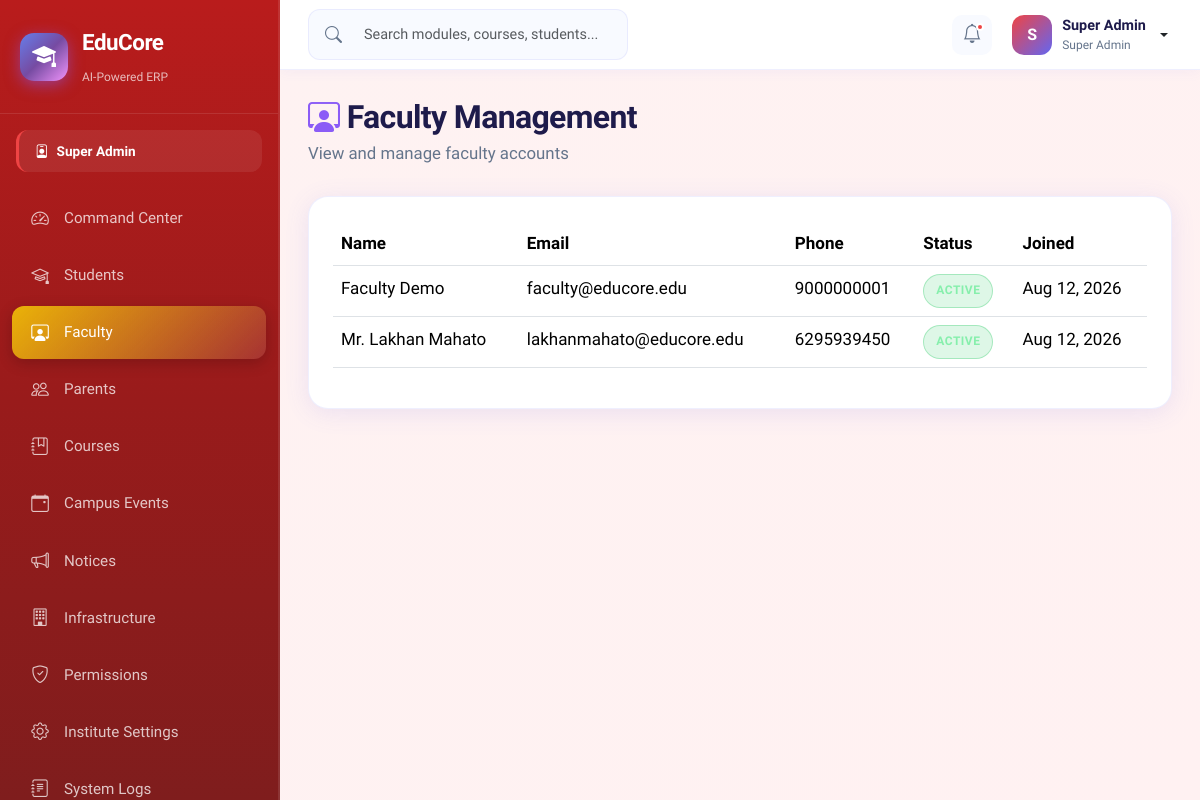
Before: /admin/userFaculty.php (signed in) with the older database file.
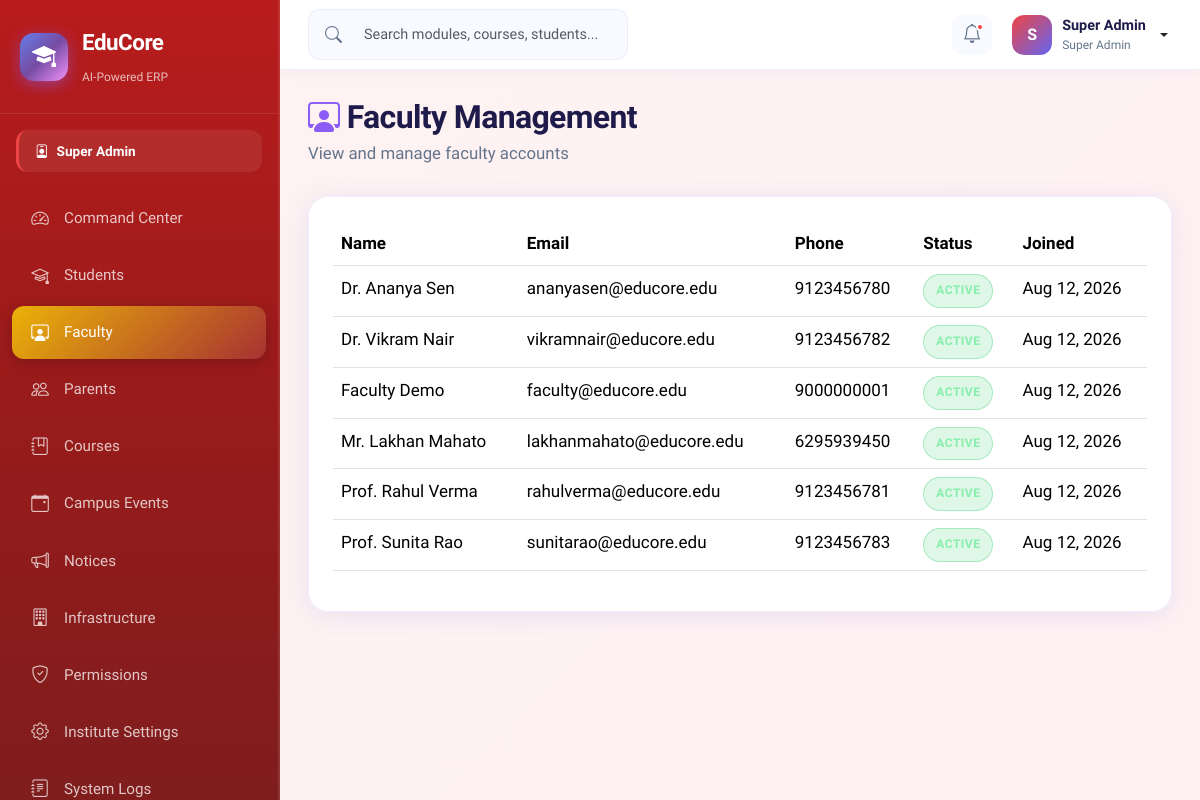
After: the same page with the newer database file.
### tables this page shows
CREATE TABLE IF NOT EXISTS users (
    id INT AUTO_INCREMENT PRIMARY KEY,
    full_name VARCHAR(120) NOT NULL,
    email VARCHAR(120) NOT NULL UNIQUE,
    password_hash VARCHAR(255) NOT NULL,
    phone VARCHAR(20),
    address TEXT,
    role ENUM('super_admin','faculty','student','parent','finance','librarian','tpo') NOT NULL DEFAULT 'student',
    parent_id INT DEFAULT NULL,
    photo VARCHAR(255) DEFAULT 'default.png',
    status ENUM('active','inactive','suspended') DEFAULT 'active',
    two_factor_secret VARCHAR(64) DEFAULT NULL,
    two_factor_enabled TINYINT(1) NOT NULL DEFAULT 0,
    reset_token_hash VARCHAR(255) DEFAULT NULL,
    reset_token_expires DATETIME DEFAULT NULL,
    created_at TIMESTAMP DEFAULT CURRENT_TIMESTAMP,
    FOREIGN KEY (parent_id) REFERENCES users(id) ON DELETE SET NULL
);

### includes/auth_check.php (called while the page is built, shortened)
<?php
function getCurrentUser(): ?array
{
    $db = getDB();
    $stmt = $db->prepare('SELECT id, full_name, email, role, photo FROM users WHERE id = ? AND status = "active"');
    $stmt->execute([$_SESSION['user_id']]);
    return $stmt->fetch() ?: null;
}
function getRoleLabel(string $role): string
{
    $labels = [
        'super_admin' => 'Super Admin',
        'faculty'     => 'Faculty',
        'student'     => 'Student',
        'parent'      => 'Parent',
        'finance'     => 'Finance Officer',
        'librarian'   => 'Librarian',
        'tpo'         => 'TPO',
    ];
    return $labels[$role] ?? ucfirst($role);
}
function getRoleColor(string $role): string
{
    $colors = [
        'super_admin' => '#ef4444',
        'faculty'     => '#8b5cf6',
        'student'     => '#06b6d4',
        'parent'      => '#10b981',
        'finance'     => '#f59e0b',
        'librarian'   => '#ec4899',
        'tpo'         => '#6366f1',
    ];
    return $colors[$role] ?? '#6366f1';
}

### admin/userFaculty.php (the view, shortened to what this page needs)
<?php
require_once __DIR__ . '/../includes/auth_check.php';
$pdo = getDbConnection();
$faculty = $pdo->query("SELECT id, full_name, email, phone, status, created_at FROM users WHERE role = 'faculty' ORDER BY full_name")->fetchAll();
include __DIR__ . '/../includes/header.php';
?>
<div class="page-header fade-in"><h1><i class="bi bi-person-workspace" style="color:#8b5cf6"></i> Faculty Management</h1><p>View and manage faculty accounts</p></div>
<div class="content-card fade-in">
<table class="table table-hover">
<thead><tr><th>Name</th><th>Email</th><th>Phone</th><th>Status</th><th>Joined</th></tr></thead>
<tbody>
<?php foreach ($faculty as $f): ?>
<tr>
<td><?= htmlspecialchars($f['full_name']) ?></td>
<td><?= htmlspecialchars($f['email']) ?></td>
<td><?= htmlspecialchars($f['phone'] ?? '—') ?></td>
<td><span class="status-badge status-<?= $f['status'] === 'active' ? 'active' : 'inactive' ?>"><?= htmlspecialchars($f['status']) ?></span></td>
<td><?= date('M j, Y', strtotime($f['created_at'])) ?></td>
</tr>
<?php endforeach; ?>
</tbody>
</table>
</div>
<?php include __DIR__ . '/../includes/footer.php';

### includes/sidebar.php (shortened to what this page needs)
<?php
$role = $user['role'] ?? 'student';
$navItems = [];
switch ($role) {
    case 'super_admin':
        $navItems = [
            ['icon' => 'bi-speedometer2', 'label' => 'Command Center', 'href' => 'dashboard.php', 'color' => '#ef4444'],
            ['icon' => 'bi-mortarboard', 'label' => 'Students', 'href' => 'userStudent.php', 'color' => '#f97316'],
            ['icon' => 'bi-person-workspace', 'label' => 'Faculty', 'href' => 'userFaculty.php', 'color' => '#eab308'],
            ['icon' => 'bi-people', 'label' => 'Parents', 'href' => 'userParents.php', 'color' => '#84cc16'],
            ['icon' => 'bi-journal-bookmark', 'label' => 'Courses', 'href' => 'academicCourses.php', 'color' => '#22c55e'],
            ['icon' => 'bi-calendar-event', 'label' => 'Campus Events', 'href' => 'events.php', 'color' => '#06b6d4'],
            ['icon' => 'bi-megaphone', 'label' => 'Notices', 'href' => 'notices.php', 'color' => '#3b82f6'],
            ['icon' => 'bi-building', 'label' => 'Infrastructure', 'href' => 'infrastructure.php', 'color' => '#6366f1'],
            ['icon' => 'bi-shield-check', 'label' => 'Permissions', 'href' => 'permissions.php', 'color' => '#8b5cf6'],
            ['icon' => 'bi-gear', 'label' => 'Institute Settings', 'href' => 'instituteSettings.php', 'color' => '#a855f7'],
            ['icon' => 'bi-journal-text', 'label' => 'System Logs', 'href' => 'logs.php', 'color' => '#ec4899'],
        ];
        break;
}
$currentPage = basename($_SERVER['PHP_SELF']);
?>
<aside class="sidebar" id="sidebar">
    <div class="sidebar-brand">
        <div class="brand-icon">
            <i class="bi bi-mortarboard-fill"></i>
        </div>
        <div class="brand-text">
            <span class="brand-name">EduCore</span>
            <span class="brand-tagline">AI-Powered ERP</span>
        </div>
    </div>
    <div class="sidebar-role-badge" style="--role-color: <?= getRoleColor($role) ?>">
        <i class="bi bi-person-badge"></i>
        <?= getRoleLabel($role) ?>
    </div>
    <nav class="sidebar-nav">
        <?php foreach ($navItems as $item): ?>
        <a href="<?= $item['href'] ?>" class="nav-item <?= $currentPage === $item['href'] ? 'active' : '' ?>"
           style="--item-color: <?= $item['color'] ?>">
            <i class="bi <?= $item['icon'] ?>"></i>
            <span><?= $item['label'] ?></span>
        </a>
        <?php endforeach; ?>
    </nav>
</aside>

Changed rows visible on the page:
now on this page (row edited): users: full_name "Dr. Ananya Sen", email "ananyasen@educore.edu", phone "9123456780", status "ACTIVE", created_at "Aug 12, 2026"
now on this page (row edited): users: full_name "Dr. Vikram Nair", email "vikramnair@educore.edu", phone "9123456782", status "ACTIVE", created_at "Aug 12, 2026"
now on this page (row edited): users: full_name "Prof. Rahul Verma", email "rahulverma@educore.edu", phone "9123456781", status "ACTIVE", created_at "Aug 12, 2026"
now on this page (row edited): users: full_name "Prof. Sunita Rao", email "sunitarao@educore.edu", phone "9123456783", status "ACTIVE", created_at "Aug 12, 2026"
